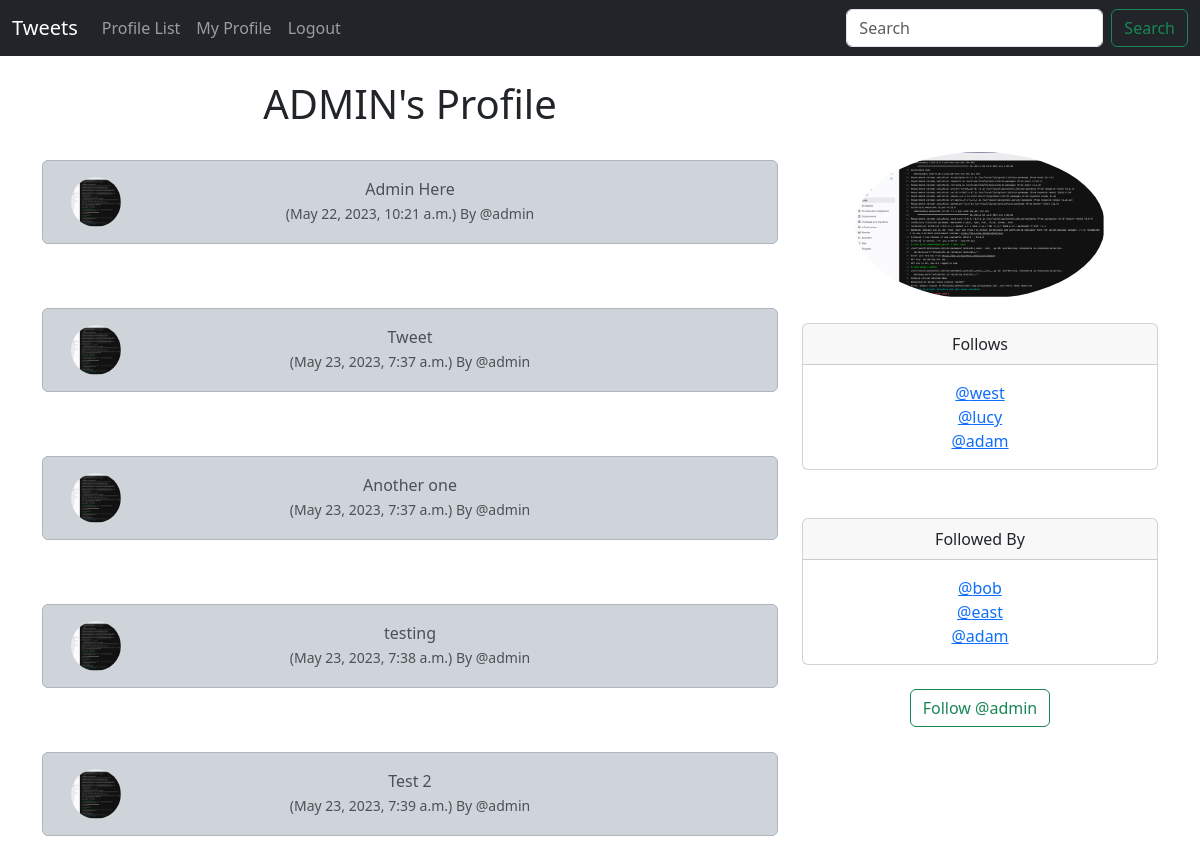
The page /profile/1 (signed in) on the database its author committed.
### tweet/models.py (models this page shows, shortened)
class Profile(models.Model):
    user = models.OneToOneField(User, on_delete=models.CASCADE)
    follows = models.ManyToManyField(
        "self",
        related_name="followed_by",
        symmetrical=False,
        blank=True
    )
    date_modified = models.DateTimeField(User, auto_now=True)
    profile_image = models.ImageField(null=True, blank=True, upload_to='images/')
    def __str__(self):
        return self.user.username

class Tweet(models.Model):
    user = models.ForeignKey(User, related_name='tweets', on_delete=models.DO_NOTHING)
    body = models.CharField(max_length=200)
    created_at = models.DateTimeField(auto_now_add=True)

### tweet/views.py (the view, shortened to what this page needs)
# urls.py: path('profile/<int:pk>', views.profile, name='profile'),
def profile(request, pk):
    if request.user.is_authenticated:
        profiles = Profile.objects.get(user__id=pk)
        tweets = Tweet.objects.filter(user__id=pk)
        return render(request, 'tweet/profile.html', {'profiles': profiles, 'tweets': tweets})
    else:
        messages.warning(request, "You must be logged in to continue...")
        return redirect('login')

### templates/tweet/profile.html (shortened to what this page needs)
{% extends 'base.html' %}
{% load static %}
{% block content %}
{% if profiles %}
    <div class="container text-center">
        <div class="row">
            <div class="col-8">
                <h1>{{profiles.user.username|upper}}'s Profile</h1>
                <br>
                {% if tweets %}
                {% for tweet in tweets %}
                    <div class="alert alert-dark" role="alert">
                        <div class="container">
                            <div class="row">
                                <div class="col-1">
                                    {% if profiles.profile_image %}
                                        <img src="{{profiles.profile_image.url}}" alt="{{profiles.user.username}}" width="50" height="50" class="rounded-circle">
                                    {% else %}
                                        <img src="{% static 'images/default_profile_pic.png' %}" class="rounded-circle" alt="{{profiles.user.username}}">
                                    {% endif %}
                                </div>
                                <div class="col-10">
                                    {{tweet.body}}<br>
                                    <small class="text-muted">
                                        ({{tweet.created_at}}) By
                                        @{{tweet.user.username}}
                                    </small>
                                </div>
                            </div>
                        </div>
                    </div>
                    <br><br>
                {% endfor %}
                {% endif %}
            </div>
            <div class="col-4">
                <br><br><br>
                {% if profiles.profile_image %}
                    <img src="{{profiles.profile_image.url}}" alt="Profile Photo" width="250px" class="rounded-circle">
                {% endif %}
                <br><br>
                <div class="card">
                    <div class="card-header">
                        Follows
                    </div>
                    <div class="card-body">
                      <p class="card-text">
                        {% for profile in profiles.follows.all %}
                            <a href="{% url 'profile' profile.user.id %}">@{{profile}}</a>
                            <br>
                        {% endfor %}
                      </p>
                    </div>
                </div>
                <br><br>
                <div class="card">
                    <div class="card-header">
                        Followed By
                    </div>
                    <div class="card-body">
                      <p class="card-text">
                        {% for profile in profiles.followed_by.all %}
                            <a href="{% url 'profile' profile.user.id %}">@{{profile}}</a>
                            <br>
                        {% endfor %}
                      </p>
                    </div>
                </div>
                <br>
                <form method="post">
                    {% if profiles in request.user.profile.follows.all %}
                        <button class="btn btn-outline-danger" name="follow" value="unfollow" type="submit">Unfollow @{{profiles.user.username}}</button>
                    {% else %}
                        <button class="btn btn-outline-success" name="follow" value="follow" type="submit">Follow @{{profiles.user.username}}</button>
                    {% endif %}
                </form>
                <br>
            </div>
        </div>
    </div>
{% endif %}
{% endblock content %}

### rows shown on the page
Profile: user.username "ADMIN", profile_image (picture), user.username "admin"
Tweet: profile_image (picture), body "Admin Here", created_at "May 22, 2023, 10:21 a.m.", user.username "admin"
Tweet: profile_image (picture), body "Tweet", created_at "May 23, 2023, 7:37 a.m.", user.username "admin"
Tweet: profile_image (picture), body "Another one", created_at "May 23, 2023, 7:37 a.m.", user.username "admin"
Tweet: profile_image (picture), body "testing", created_at "May 23, 2023, 7:38 a.m.", user.username "admin"
Tweet: profile_image (picture), body "Test 2", created_at "May 23, 2023, 7:39 a.m.", user.username "admin"
Profile: user.username "west"
Profile: user.username "lucy"
Profile: user.username "adam"
Profile: user.username "bob"
Profile: user.username "east"
